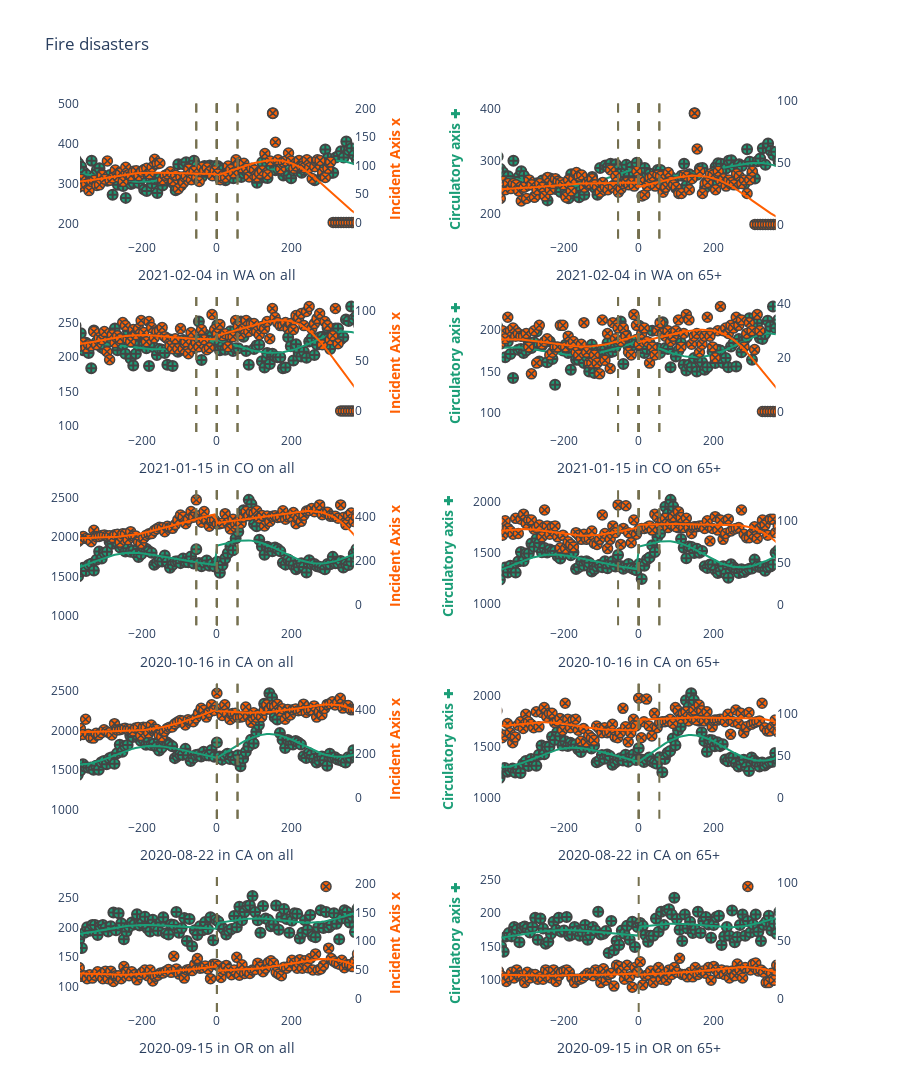

Notebook cell for this chart:
### Code cell
from tqdm import tqdm

liste_ = list(df_temporel.keys())[:rows]


for row, (date, state) in enumerate(tqdm(liste_), start=1):
    shifts=[]
    max_shift = 365
    k = row-1
    
    time = str(date).split(" ")[0]
    for i in list(range(k-1,-1,-1))+list(range(k+1,len(liste_))):
        neighbor_time, neighbor_state = liste_[i]
        if neighbor_state==state:
            shifts.append(int((neighbor_time-pd.to_datetime(time))/ np.timedelta64(1, "D")))
        
    for col in [1, 2]:
        plot(
            fig=fig,
            df=df_temporel[(date, state)]["all"] if col % 2 else df_temporel[(date, state)]["65+"],
            row=row,
            col=col,
            disaster_time=time,
            state=state,
            other_events=shifts,
            category= "all" if col % 2 else "65+"
        )


fig.update_layout(title_text="Fire disasters", height= 1000*rows/3,plot_bgcolor='white')
fig.update_traces(showlegend=False)

# fig.update(layout_xaxis_range = [-365,365])

fig.show()

### Figure 1 — Plotly figure (JSON) as saved in the notebook; plotly's stock layout.template omitted (floating-point values rounded to 4 significant figures; data arrays with more than 128 entries replaced by an {"elided": "..."} marker saying what was removed)
{"data": [{"marker": {"color": "rgb(27,158,119)", "line": {"width": 2}, "size": 10, "symbol": 27}, "mode": "markers", "name": "Diseases of the circulatory system", "showlegend": false, "type": "scatter", "x": {"elided": "229 int values"}, "xaxis": "x", "y": {"elided": "229 int values"}, "yaxis": "y"}, {"marker": {"color": "rgb(27,158,119)"}, "showlegend": false, "type": "scatter", "x": {"elided": "229 int values"}, "xaxis": "x", "y": {"elided": "229 float values"}, "yaxis": "y"}, {"marker": {"color": "rgb(297,95,2)", "line": {"width": 1.5}, "size": 10, "symbol": 28}, "mode": "markers", "name": "Incident related Deaths", "showlegend": false, "type": "scatter", "x": {"elided": "229 int values"}, "xaxis": "x", "y": {"elided": "229 int values"}, "yaxis": "y2"}, {"marker": {"color": "rgb(297,95,2)"}, "showlegend": false, "type": "scatter", "x": {"elided": "229 int values"}, "xaxis": "x", "y": {"elided": "229 float values"}, "yaxis": "y2"}, {"marker": {"color": "rgb(27,158,119)", "line": {"width": 2}, "size": 10, "symbol": 27}, "mode": "markers", "name": "Diseases of the circulatory system", "showlegend": false, "type": "scatter", "x": {"elided": "229 int values"}, "xaxis": "x2", "y": {"elided": "229 int values"}, "yaxis": "y3"}, {"marker": {"color": "rgb(27,158,119)"}, "showlegend": false, "type": "scatter", "x": {"elided": "229 int values"}, "xaxis": "x2", "y": {"elided": "229 float values"}, "yaxis": "y3"}, {"marker": {"color": "rgb(297,95,2)", "line": {"width": 1.5}, "size": 10, "symbol": 28}, "mode": "markers", "name": "Incident related Deaths", "showlegend": false, "type": "scatter", "x": {"elided": "229 int values"}, "xaxis": "x2", "y": {"elided": "229 int values"}, "yaxis": "y4"}, {"marker": {"color": "rgb(297,95,2)"}, "showlegend": false, "type": "scatter", "x": {"elided": "229 int values"}, "xaxis": "x2", "y": {"elided": "229 float values"}, "yaxis": "y4"}, {"marker": {"color": "rgb(27,158,119)", "line": {"width": 2}, "size": 10, "symbol": 27}, "mode": "markers", "name": "Diseases of the circulatory system", "showlegend": false, "type": "scatter", "x": {"elided": "229 int values"}, "xaxis": "x3", "y": {"elided": "229 int values"}, "yaxis": "y5"}, {"marker": {"color": "rgb(27,158,119)"}, "showlegend": false, "type": "scatter", "x": {"elided": "229 int values"}, "xaxis": "x3", "y": {"elided": "229 float values"}, "yaxis": "y5"}, {"marker": {"color": "rgb(297,95,2)", "line": {"width": 1.5}, "size": 10, "symbol": 28}, "mode": "markers", "name": "Incident related Deaths", "showlegend": false, "type": "scatter", "x": {"elided": "229 int values"}, "xaxis": "x3", "y": {"elided": "229 int values"}, "yaxis": "y6"}, {"marker": {"color": "rgb(297,95,2)"}, "showlegend": false, "type": "scatter", "x": {"elided": "229 int values"}, "xaxis": "x3", "y": {"elided": "229 float values"}, "yaxis": "y6"}, {"marker": {"color": "rgb(27,158,119)", "line": {"width": 2}, "size": 10, "symbol": 27}, "mode": "markers", "name": "Diseases of the circulatory system", "showlegend": false, "type": "scatter", "x": {"elided": "229 int values"}, "xaxis": "x4", "y": {"elided": "229 int values"}, "yaxis": "y7"}, {"marker": {"color": "rgb(27,158,119)"}, "showlegend": false, "type": "scatter", "x": {"elided": "229 int values"}, "xaxis": "x4", "y": {"elided": "229 float values"}, "yaxis": "y7"}, {"marker": {"color": "rgb(297,95,2)", "line": {"width": 1.5}, "size": 10, "symbol": 28}, "mode": "markers", "name": "Incident related Deaths", "showlegend": false, "type": "scatter", "x": {"elided": "229 int values"}, "xaxis": "x4", "y": {"elided": "229 int values"}, "yaxis": "y8"}, {"marker": {"color": "rgb(297,95,2)"}, "showlegend": false, "type": "scatter", "x": {"elided": "229 int values"}, "xaxis": "x4", "y": {"elided": "229 float values"}, "yaxis": "y8"}, {"marker": {"color": "rgb(27,158,119)", "line": {"width": 2}, "size": 10, "symbol": 27}, "mode": "markers", "name": "Diseases of the circulatory system", "showlegend": false, "type": "scatter", "x": {"elided": "229 int values"}, "xaxis": "x5", "y": {"elided": "229 int values"}, "yaxis": "y9"}, {"marker": {"color": "rgb(27,158,119)"}, "showlegend": false, "type": "scatter", "x": {"elided": "229 int values"}, "xaxis": "x5", "y": {"elided": "229 float values"}, "yaxis": "y9"}, {"marker": {"color": "rgb(297,95,2)", "line": {"width": 1.5}, "size": 10, "symbol": 28}, "mode": "markers", "name": "Incident related Deaths", "showlegend": false, "type": "scatter", "x": {"elided": "229 int values"}, "xaxis": "x5", "y": {"elided": "229 int values"}, "yaxis": "y10"}, {"marker": {"color": "rgb(297,95,2)"}, "showlegend": false, "type": "scatter", "x": {"elided": "229 int values"}, "xaxis": "x5", "y": {"elided": "229 float values"}, "yaxis": "y10"}, {"marker": {"color": "rgb(27,158,119)", "line": {"width": 2}, "size": 10, "symbol": 27}, "mode": "markers", "name": "Diseases of the circulatory system", "showlegend": false, "type": "scatter", "x": {"elided": "229 int values"}, "xaxis": "x6", "y": {"elided": "229 int values"}, "yaxis": "y11"}, {"marker": {"color": "rgb(27,158,119)"}, "showlegend": false, "type": "scatter", "x": {"elided": "229 int values"}, "xaxis": "x6", "y": {"elided": "229 float values"}, "yaxis": "y11"}, {"marker": {"color": "rgb(297,95,2)", "line": {"width": 1.5}, "size": 10, "symbol": 28}, "mode": "markers", "name": "Incident related Deaths", "showlegend": false, "type": "scatter", "x": {"elided": "229 int values"}, "xaxis": "x6", "y": {"elided": "229 int values"}, "yaxis": "y12"}, {"marker": {"color": "rgb(297,95,2)"}, "showlegend": false, "type": "scatter", "x": {"elided": "229 int values"}, "xaxis": "x6", "y": {"elided": "229 float values"}, "yaxis": "y12"}, {"marker": {"color": "rgb(27,158,119)", "line": {"width": 2}, "size": 10, "symbol": 27}, "mode": "markers", "name": "Diseases of the circulatory system", "showlegend": false, "type": "scatter", "x": {"elided": "229 int values"}, "xaxis": "x7", "y": {"elided": "229 int values"}, "yaxis": "y13"}, {"marker": {"color": "rgb(27,158,119)"}, "showlegend": false, "type": "scatter", "x": {"elided": "229 int values"}, "xaxis": "x7", "y": {"elided": "229 float values"}, "yaxis": "y13"}, {"marker": {"color": "rgb(297,95,2)", "line": {"width": 1.5}, "size": 10, "symbol": 28}, "mode": "markers", "name": "Incident related Deaths", "showlegend": false, "type": "scatter", "x": {"elided": "229 int values"}, "xaxis": "x7", "y": {"elided": "229 int values"}, "yaxis": "y14"}, {"marker": {"color": "rgb(297,95,2)"}, "showlegend": false, "type": "scatter", "x": {"elided": "229 int values"}, "xaxis": "x7", "y": {"elided": "229 float values"}, "yaxis": "y14"}, {"marker": {"color": "rgb(27,158,119)", "line": {"width": 2}, "size": 10, "symbol": 27}, "mode": "markers", "name": "Diseases of the circulatory system", "showlegend": false, "type": "scatter", "x": {"elided": "229 int values"}, "xaxis": "x8", "y": {"elided": "229 int values"}, "yaxis": "y15"}, {"marker": {"color": "rgb(27,158,119)"}, "showlegend": false, "type": "scatter", "x": {"elided": "229 int values"}, "xaxis": "x8", "y": {"elided": "229 float values"}, "yaxis": "y15"}, {"marker": {"color": "rgb(297,95,2)", "line": {"width": 1.5}, "size": 10, "symbol": 28}, "mode": "markers", "name": "Incident related Deaths", "showlegend": false, "type": "scatter", "x": {"elided": "229 int values"}, "xaxis": "x8", "y": {"elided": "229 int values"}, "yaxis": "y16"}, {"marker": {"color": "rgb(297,95,2)"}, "showlegend": false, "type": "scatter", "x": {"elided": "229 int values"}, "xaxis": "x8", "y": {"elided": "229 float values"}, "yaxis": "y16"}, {"marker": {"color": "rgb(27,158,119)", "line": {"width": 2}, "size": 10, "symbol": 27}, "mode": "markers", "name": "Diseases of the circulatory system", "showlegend": false, "type": "scatter", "x": {"elided": "229 int values"}, "xaxis": "x9", "y": {"elided": "229 int values"}, "yaxis": "y17"}, {"marker": {"color": "rgb(27,158,119)"}, "showlegend": false, "type": "scatter", "x": {"elided": "229 int values"}, "xaxis": "x9", "y": {"elided": "229 float values"}, "yaxis": "y17"}, {"marker": {"color": "rgb(297,95,2)", "line": {"width": 1.5}, "size": 10, "symbol": 28}, "mode": "markers", "name": "Incident related Deaths", "showlegend": false, "type": "scatter", "x": {"elided": "229 int values"}, "xaxis": "x9", "y": {"elided": "229 int values"}, "yaxis": "y18"}, {"marker": {"color": "rgb(297,95,2)"}, "showlegend": false, "type": "scatter", "x": {"elided": "229 int values"}, "xaxis": "x9", "y": {"elided": "229 float values"}, "yaxis": "y18"}, {"marker": {"color": "rgb(27,158,119)", "line": {"width": 2}, "size": 10, "symbol": 27}, "mode": "markers", "name": "Diseases of the circulatory system", "showlegend": false, "type": "scatter", "x": {"elided": "229 int values"}, "xaxis": "x10", "y": {"elided": "229 int values"}, "yaxis": "y19"}, {"marker": {"color": "rgb(27,158,119)"}, "showlegend": false, "type": "scatter", "x": {"elided": "229 int values"}, "xaxis": "x10", "y": {"elided": "229 float values"}, "yaxis": "y19"}, {"marker": {"color": "rgb(297,95,2)", "line": {"width": 1.5}, "size": 10, "symbol": 28}, "mode": "markers", "name": "Incident related Deaths", "showlegend": false, "type": "scatter", "x": {"elided": "229 int values"}, "xaxis": "x10", "y": {"elided": "229 int values"}, "yaxis": "y20"}, {"marker": {"color": "rgb(297,95,2)"}, "showlegend": false, "type": "scatter", "x": {"elided": "229 int values"}, "xaxis": "x10", "y": {"elided": "229 float values"}, "yaxis": "y20"}], "layout": {"height": 1667.0, "plot_bgcolor": "white", "shapes": [{"line": {"color": "rgb(117,112,79)", "dash": "dash"}, "type": "line", "x0": 0, "x1": 0, "xref": "x", "y0": 0, "y1": 1, "yref": "y domain"}, {"line": {"color": "rgb(117,112,79)", "dash": "dash"}, "type": "line", "x0": 0, "x1": 0, "xref": "x", "y0": 0, "y1": 1, "yref": "y domain"}, {"line": {"color": "rgb(117,112,79)", "dash": "dash"}, "type": "line", "x0": 0, "x1": 0, "xref": "x2", "y0": 0, "y1": 1, "yref": "y3 domain"}, {"line": {"color": "rgb(117,112,79)", "dash": "dash"}, "type": "line", "x0": 0, "x1": 0, "xref": "x", "y0": 0, "y1": 1, "yref": "y domain"}, {"line": {"color": "rgb(117,112,79)", "dash": "dash"}, "type": "line", "x0": 0, "x1": 0, "xref": "x2", "y0": 0, "y1": 1, "yref": "y3 domain"}, {"line": {"color": "rgb(117,112,79)", "dash": "dash"}, "type": "line", "x0": 0, "x1": 0, "xref": "x3", "y0": 0, "y1": 1, "yref": "y5 domain"}, {"line": {"color": "rgb(117,112,79)", "dash": "dash"}, "type": "line", "x0": 0, "x1": 0, "xref": "x", "y0": 0, "y1": 1, "yref": "y domain"}, {"line": {"color": "rgb(117,112,79)", "dash": "dash"}, "type": "line", "x0": 0, "x1": 0, "xref": "x2", "y0": 0, "y1": 1, "yref": "y3 domain"}, {"line": {"color": "rgb(117,112,79)", "dash": "dash"}, "type": "line", "x0": 0, "x1": 0, "xref": "x3", "y0": 0, "y1": 1, "yref": "y5 domain"}, {"line": {"color": "rgb(117,112,79)", "dash": "dash"}, "type": "line", "x0": 0, "x1": 0, "xref": "x4", "y0": 0, "y1": 1, "yref": "y7 domain"}, {"line": {"color": "rgb(117,112,79)", "dash": "dash"}, "type": "line", "x0": 0, "x1": 0, "xref": "x", "y0": 0, "y1": 1, "yref": "y domain"}, {"line": {"color": "rgb(117,112,79)", "dash": "dash"}, "type": "line", "x0": 0, "x1": 0, "xref": "x2", "y0": 0, "y1": 1, "yref": "y3 domain"}, {"line": {"color": "rgb(117,112,79)", "dash": "dash"}, "type": "line", "x0": 0, "x1": 0, "xref": "x3", "y0": 0, "y1": 1, "yref": "y5 domain"}, {"line": {"color": "rgb(117,112,79)", "dash": "dash"}, "type": "line", "x0": 0, "x1": 0, "xref": "x4", "y0": 0, "y1": 1, "yref": "y7 domain"}, {"line": {"color": "rgb(117,112,79)", "dash": "dash"}, "type": "line", "x0": 0, "x1": 0, "xref": "x5", "y0": 0, "y1": 1, "yref": "y9 domain"}, {"line": {"color": "rgb(117,112,79)", "dash": "dash"}, "type": "line", "x0": -55, "x1": -55, "xref": "x", "y0": 0, "y1": 1, "yref": "y domain"}, {"line": {"color": "rgb(117,112,79)", "dash": "dash"}, "type": "line", "x0": -55, "x1": -55, "xref": "x2", "y0": 0, "y1": 1, "yref": "y3 domain"}, {"line": {"color": "rgb(117,112,79)", "dash": "dash"}, "type": "line", "x0": -55, "x1": -55, "xref": "x3", "y0": 0, "y1": 1, "yref": "y5 domain"}, {"line": {"color": "rgb(117,112,79)", "dash": "dash"}, "type": "line", "x0": -55, "x1": -55, "xref": "x4", "y0": 0, "y1": 1, "yref": "y7 domain"}, {"line": {"color": "rgb(117,112,79)", "dash": "dash"}, "type": "line", "x0": -55, "x1": -55, "xref": "x5", "y0": 0, "y1": 1, "yref": "y9 domain"}, {"line": {"color": "rgb(117,112,79)", "dash": "dash"}, "type": "line", "x0": 0, "x1": 0, "xref": "x", "y0": 0, "y1": 1, "yref": "y domain"}, {"line": {"color": "rgb(117,112,79)", "dash": "dash"}, "type": "line", "x0": 0, "x1": 0, "xref": "x2", "y0": 0, "y1": 1, "yref": "y3 domain"}, {"line": {"color": "rgb(117,112,79)", "dash": "dash"}, "type": "line", "x0": 0, "x1": 0, "xref": "x3", "y0": 0, "y1": 1, "yref": "y5 domain"}, {"line": {"color": "rgb(117,112,79)", "dash": "dash"}, "type": "line", "x0": 0, "x1": 0, "xref": "x4", "y0": 0, "y1": 1, "yref": "y7 domain"}, {"line": {"color": "rgb(117,112,79)", "dash": "dash"}, "type": "line", "x0": 0, "x1": 0, "xref": "x5", "y0": 0, "y1": 1, "yref": "y9 domain"}, {"line": {"color": "rgb(117,112,79)", "dash": "dash"}, "type": "line", "x0": 0, "x1": 0, "xref": "x6", "y0": 0, "y1": 1, "yref": "y11 domain"}, {"line": {"color": "rgb(117,112,79)", "dash": "dash"}, "type": "line", "x0": -55, "x1": -55, "xref": "x", "y0": 0, "y1": 1, "yref": "y domain"}, {"line": {"color": "rgb(117,112,79)", "dash": "dash"}, "type": "line", "x0": -55, "x1": -55, "xref": "x2", "y0": 0, "y1": 1, "yref": "y3 domain"}, {"line": {"color": "rgb(117,112,79)", "dash": "dash"}, "type": "line", "x0": -55, "x1": -55, "xref": "x3", "y0": 0, "y1": 1, "yref": "y5 domain"}, {"line": {"color": "rgb(117,112,79)", "dash": "dash"}, "type": "line", "x0": -55, "x1": -55, "xref": "x4", "y0": 0, "y1": 1, "yref": "y7 domain"}, {"line": {"color": "rgb(117,112,79)", "dash": "dash"}, "type": "line", "x0": -55, "x1": -55, "xref": "x5", "y0": 0, "y1": 1, "yref": "y9 domain"}, {"line": {"color": "rgb(117,112,79)", "dash": "dash"}, "type": "line", "x0": -55, "x1": -55, "xref": "x6", "y0": 0, "y1": 1, "yref": "y11 domain"}, {"line": {"color": "rgb(117,112,79)", "dash": "dash"}, "type": "line", "x0": 0, "x1": 0, "xref": "x", "y0": 0, "y1": 1, "yref": "y domain"}, {"line": {"color": "rgb(117,112,79)", "dash": "dash"}, "type": "line", "x0": 0, "x1": 0, "xref": "x2", "y0": 0, "y1": 1, "yref": "y3 domain"}, {"line": {"color": "rgb(117,112,79)", "dash": "dash"}, "type": "line", "x0": 0, "x1": 0, "xref": "x3", "y0": 0, "y1": 1, "yref": "y5 domain"}, {"line": {"color": "rgb(117,112,79)", "dash": "dash"}, "type": "line", "x0": 0, "x1": 0, "xref": "x4", "y0": 0, "y1": 1, "yref": "y7 domain"}, {"line": {"color": "rgb(117,112,79)", "dash": "dash"}, "type": "line", "x0": 0, "x1": 0, "xref": "x5", "y0": 0, "y1": 1, "yref": "y9 domain"}, {"line": {"color": "rgb(117,112,79)", "dash": "dash"}, "type": "line", "x0": 0, "x1": 0, "xref": "x6", "y0": 0, "y1": 1, "yref": "y11 domain"}, {"line": {"color": "rgb(117,112,79)", "dash": "dash"}, "type": "line", "x0": 0, "x1": 0, "xref": "x7", "y0": 0, "y1": 1, "yref": "y13 domain"}, {"line": {"color": "rgb(117,112,79)", "dash": "dash"}, "type": "line", "x0": 55, "x1": 55, "xref": "x", "y0": 0, "y1": 1, "yref": "y domain"}, {"line": {"color": "rgb(117,112,79)", "dash": "dash"}, "type": "line", "x0": 55, "x1": 55, "xref": "x2", "y0": 0, "y1": 1, "yref": "y3 domain"}, {"line": {"color": "rgb(117,112,79)", "dash": "dash"}, "type": "line", "x0": 55, "x1": 55, "xref": "x3", "y0": 0, "y1": 1, "yref": "y5 domain"}, {"line": {"color": "rgb(117,112,79)", "dash": "dash"}, "type": "line", "x0": 55, "x1": 55, "xref": "x4", "y0": 0, "y1": 1, "yref": "y7 domain"}, {"line": {"color": "rgb(117,112,79)", "dash": "dash"}, "type": "line", "x0": 55, "x1": 55, "xref": "x5", "y0": 0, "y1": 1, "yref": "y9 domain"}, {"line": {"color": "rgb(117,112,79)", "dash": "dash"}, "type": "line", "x0": 55, "x1": 55, "xref": "x6", "y0": 0, "y1": 1, "yref": "y11 domain"}, {"line": {"color": "rgb(117,112,79)", "dash": "dash"}, "type": "line", "x0": 55, "x1": 55, "xref": "x7", "y0": 0, "y1": 1, "yref": "y13 domain"}, {"line": {"color": "rgb(117,112,79)", "dash": "dash"}, "type": "line", "x0": 0, "x1": 0, "xref": "x", "y0": 0, "y1": 1, "yref": "y domain"}, {"line": {"color": "rgb(117,112,79)", "dash": "dash"}, "type": "line", "x0": 0, "x1": 0, "xref": "x2", "y0": 0, "y1": 1, "yref": "y3 domain"}, {"line": {"color": "rgb(117,112,79)", "dash": "dash"}, "type": "line", "x0": 0, "x1": 0, "xref": "x3", "y0": 0, "y1": 1, "yref": "y5 domain"}, {"line": {"color": "rgb(117,112,79)", "dash": "dash"}, "type": "line", "x0": 0, "x1": 0, "xref": "x4", "y0": 0, "y1": 1, "yref": "y7 domain"}, {"line": {"color": "rgb(117,112,79)", "dash": "dash"}, "type": "line", "x0": 0, "x1": 0, "xref": "x5", "y0": 0, "y1": 1, "yref": "y9 domain"}, {"line": {"color": "rgb(117,112,79)", "dash": "dash"}, "type": "line", "x0": 0, "x1": 0, "xref": "x6", "y0": 0, "y1": 1, "yref": "y11 domain"}, {"line": {"color": "rgb(117,112,79)", "dash": "dash"}, "type": "line", "x0": 0, "x1": 0, "xref": "x7", "y0": 0, "y1": 1, "yref": "y13 domain"}, {"line": {"color": "rgb(117,112,79)", "dash": "dash"}, "type": "line", "x0": 0, "x1": 0, "xref": "x8", "y0": 0, "y1": 1, "yref": "y15 domain"}, {"line": {"color": "rgb(117,112,79)", "dash": "dash"}, "type": "line", "x0": 55, "x1": 55, "xref": "x", "y0": 0, "y1": 1, "yref": "y domain"}, {"line": {"color": "rgb(117,112,79)", "dash": "dash"}, "type": "line", "x0": 55, "x1": 55, "xref": "x2", "y0": 0, "y1": 1, "yref": "y3 domain"}, {"line": {"color": "rgb(117,112,79)", "dash": "dash"}, "type": "line", "x0": 55, "x1": 55, "xref": "x3", "y0": 0, "y1": 1, "yref": "y5 domain"}, {"line": {"color": "rgb(117,112,79)", "dash": "dash"}, "type": "line", "x0": 55, "x1": 55, "xref": "x4", "y0": 0, "y1": 1, "yref": "y7 domain"}, {"line": {"color": "rgb(117,112,79)", "dash": "dash"}, "type": "line", "x0": 55, "x1": 55, "xref": "x5", "y0": 0, "y1": 1, "yref": "y9 domain"}, {"line": {"color": "rgb(117,112,79)", "dash": "dash"}, "type": "line", "x0": 55, "x1": 55, "xref": "x6", "y0": 0, "y1": 1, "yref": "y11 domain"}, {"line": {"color": "rgb(117,112,79)", "dash": "dash"}, "type": "line", "x0": 55, "x1": 55, "xref": "x7", "y0": 0, "y1": 1, "yref": "y13 domain"}, {"line": {"color": "rgb(117,112,79)", "dash": "dash"}, "type": "line", "x0": 55, "x1": 55, "xref": "x8", "y0": 0, "y1": 1, "yref": "y15 domain"}, {"line": {"color": "rgb(117,112,79)", "dash": "dash"}, "type": "line", "x0": 0, "x1": 0, "xref": "x", "y0": 0, "y1": 1, "yref": "y domain"}, {"line": {"color": "rgb(117,112,79)", "dash": "dash"}, "type": "line", "x0": 0, "x1": 0, "xref": "x2", "y0": 0, "y1": 1, "yref": "y3 domain"}, {"line": {"color": "rgb(117,112,79)", "dash": "dash"}, "type": "line", "x0": 0, "x1": 0, "xref": "x3", "y0": 0, "y1": 1, "yref": "y5 domain"}, {"line": {"color": "rgb(117,112,79)", "dash": "dash"}, "type": "line", "x0": 0, "x1": 0, "xref": "x4", "y0": 0, "y1": 1, "yref": "y7 domain"}, {"line": {"color": "rgb(117,112,79)", "dash": "dash"}, "type": "line", "x0": 0, "x1": 0, "xref": "x5", "y0": 0, "y1": 1, "yref": "y9 domain"}, {"line": {"color": "rgb(117,112,79)", "dash": "dash"}, "type": "line", "x0": 0, "x1": 0, "xref": "x6", "y0": 0, "y1": 1, "yref": "y11 domain"}, {"line": {"color": "rgb(117,112,79)", "dash": "dash"}, "type": "line", "x0": 0, "x1": 0, "xref": "x7", "y0": 0, "y1": 1, "yref": "y13 domain"}, {"line": {"color": "rgb(117,112,79)", "dash": "dash"}, "type": "line", "x0": 0, "x1": 0, "xref": "x8", "y0": 0, "y1": 1, "yref": "y15 domain"}, {"line": {"color": "rgb(117,112,79)", "dash": "dash"}, "type": "line", "x0": 0, "x1": 0, "xref": "x9", "y0": 0, "y1": 1, "yref": "y17 domain"}, {"line": {"color": "rgb(117,112,79)", "dash": "dash"}, "type": "line", "x0": 0, "x1": 0, "xref": "x", "y0": 0, "y1": 1, "yref": "y domain"}, {"line": {"color": "rgb(117,112,79)", "dash": "dash"}, "type": "line", "x0": 0, "x1": 0, "xref": "x2", "y0": 0, "y1": 1, "yref": "y3 domain"}, {"line": {"color": "rgb(117,112,79)", "dash": "dash"}, "type": "line", "x0": 0, "x1": 0, "xref": "x3", "y0": 0, "y1": 1, "yref": "y5 domain"}, {"line": {"color": "rgb(117,112,79)", "dash": "dash"}, "type": "line", "x0": 0, "x1": 0, "xref": "x4", "y0": 0, "y1": 1, "yref": "y7 domain"}, {"line": {"color": "rgb(117,112,79)", "dash": "dash"}, "type": "line", "x0": 0, "x1": 0, "xref": "x5", "y0": 0, "y1": 1, "yref": "y9 domain"}, {"line": {"color": "rgb(117,112,79)", "dash": "dash"}, "type": "line", "x0": 0, "x1": 0, "xref": "x6", "y0": 0, "y1": 1, "yref": "y11 domain"}, {"line": {"color": "rgb(117,112,79)", "dash": "dash"}, "type": "line", "x0": 0, "x1": 0, "xref": "x7", "y0": 0, "y1": 1, "yref": "y13 domain"}, {"line": {"color": "rgb(117,112,79)", "dash": "dash"}, "type": "line", "x0": 0, "x1": 0, "xref": "x8", "y0": 0, "y1": 1, "yref": "y15 domain"}, {"line": {"color": "rgb(117,112,79)", "dash": "dash"}, "type": "line", "x0": 0, "x1": 0, "xref": "x9", "y0": 0, "y1": 1, "yref": "y17 domain"}, {"line": {"color": "rgb(117,112,79)", "dash": "dash"}, "type": "line", "x0": 0, "x1": 0, "xref": "x10", "y0": 0, "y1": 1, "yref": "y19 domain"}], "title": {"text": "Fire disasters"}, "xaxis": {"anchor": "y", "domain": [0, 0.37], "range": [-365, 365], "title": {"text": "2021-02-04 in WA on all"}}, "xaxis10": {"anchor": "y19", "domain": [0.57, 0.94], "range": [-365, 365], "title": {"text": "2020-09-15 in OR on 65+"}}, "xaxis2": {"anchor": "y3", "domain": [0.57, 0.94], "range": [-365, 365], "title": {"text": "2021-02-04 in WA on 65+"}}, "xaxis3": {"anchor": "y5", "domain": [0, 0.37], "range": [-365, 365], "title": {"text": "2021-01-15 in CO on all"}}, "xaxis4": {"anchor": "y7", "domain": [0.57, 0.94], "range": [-365, 365], "title": {"text": "2021-01-15 in CO on 65+"}}, "xaxis5": {"anchor": "y9", "domain": [0, 0.37], "range": [-365, 365], "title": {"text": "2020-10-16 in CA on all"}}, "xaxis6": {"anchor": "y11", "domain": [0.57, 0.94], "range": [-365, 365], "title": {"text": "2020-10-16 in CA on 65+"}}, "xaxis7": {"anchor": "y13", "domain": [0, 0.37], "range": [-365, 365], "title": {"text": "2020-08-22 in CA on all"}}, "xaxis8": {"anchor": "y15", "domain": [0.57, 0.94], "range": [-365, 365], "title": {"text": "2020-08-22 in CA on 65+"}}, "xaxis9": {"anchor": "y17", "domain": [0, 0.37], "range": [-365, 365], "title": {"text": "2020-09-15 in OR on all"}}, "yaxis": {"anchor": "x", "domain": [0.848, 1]}, "yaxis10": {"anchor": "x5", "overlaying": "y9", "side": "right", "title": {"text": "<b style=\"color:rgb(297,95,2)\">Incident Axis x</b>"}}, "yaxis11": {"anchor": "x6", "domain": [0.424, 0.576], "title": {"text": "<b style=\"color:rgb(27,158,119)\">Circulatory axis &#10010;</b> "}}, "yaxis12": {"anchor": "x6", "overlaying": "y11", "side": "right"}, "yaxis13": {"anchor": "x7", "domain": [0.212, 0.364]}, "yaxis14": {"anchor": "x7", "overlaying": "y13", "side": "right", "title": {"text": "<b style=\"color:rgb(297,95,2)\">Incident Axis x</b>"}}, "yaxis15": {"anchor": "x8", "domain": [0.212, 0.364], "title": {"text": "<b style=\"color:rgb(27,158,119)\">Circulatory axis &#10010;</b> "}}, "yaxis16": {"anchor": "x8", "overlaying": "y15", "side": "right"}, "yaxis17": {"anchor": "x9", "domain": [0, 0.152]}, "yaxis18": {"anchor": "x9", "overlaying": "y17", "side": "right", "title": {"text": "<b style=\"color:rgb(297,95,2)\">Incident Axis x</b>"}}, "yaxis19": {"anchor": "x10", "domain": [0, 0.152], "title": {"text": "<b style=\"color:rgb(27,158,119)\">Circulatory axis &#10010;</b> "}}, "yaxis2": {"anchor": "x", "overlaying": "y", "side": "right", "title": {"text": "<b style=\"color:rgb(297,95,2)\">Incident Axis x</b>"}}, "yaxis20": {"anchor": "x10", "overlaying": "y19", "side": "right"}, "yaxis3": {"anchor": "x2", "domain": [0.848, 1], "title": {"text": "<b style=\"color:rgb(27,158,119)\">Circulatory axis &#10010;</b> "}}, "yaxis4": {"anchor": "x2", "overlaying": "y3", "side": "right"}, "yaxis5": {"anchor": "x3", "domain": [0.636, 0.788]}, "yaxis6": {"anchor": "x3", "overlaying": "y5", "side": "right", "title": {"text": "<b style=\"color:rgb(297,95,2)\">Incident Axis x</b>"}}, "yaxis7": {"anchor": "x4", "domain": [0.636, 0.788], "title": {"text": "<b style=\"color:rgb(27,158,119)\">Circulatory axis &#10010;</b> "}}, "yaxis8": {"anchor": "x4", "overlaying": "y7", "side": "right"}, "yaxis9": {"anchor": "x5", "domain": [0.424, 0.576]}}}
